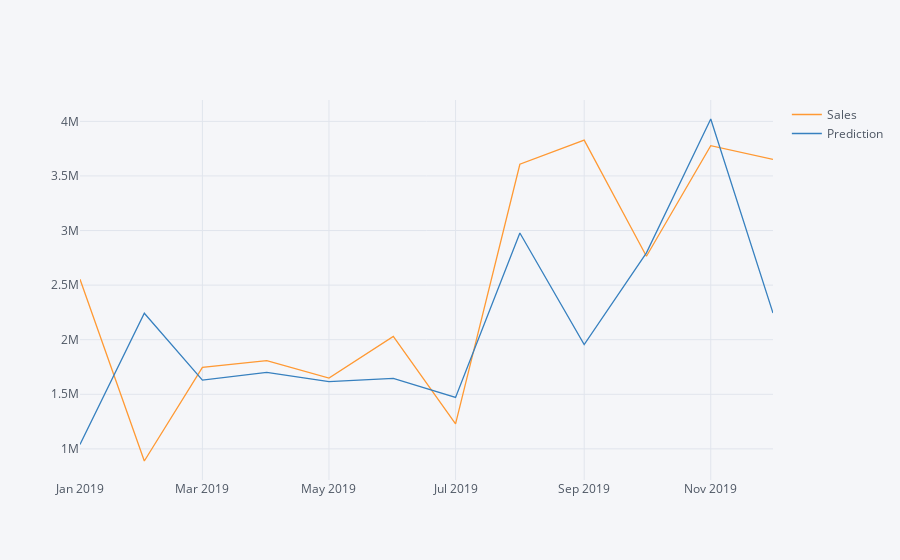
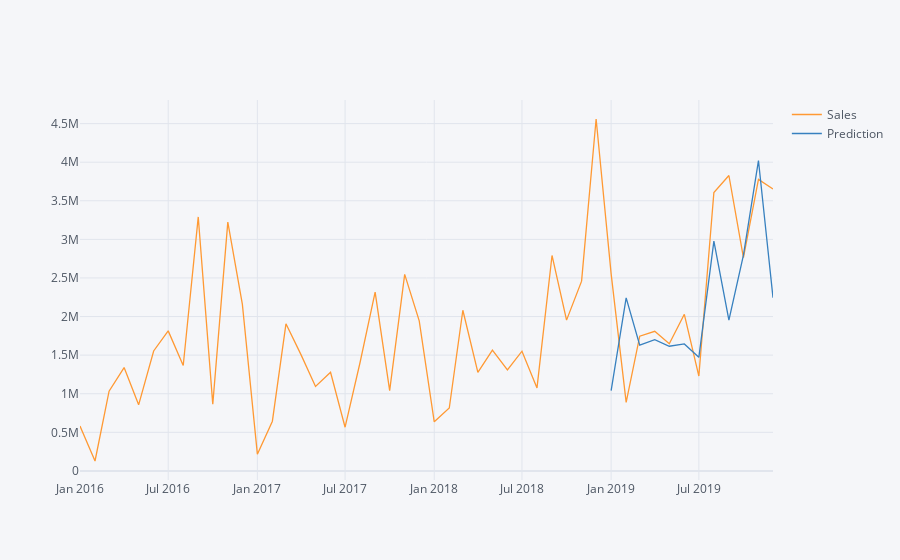
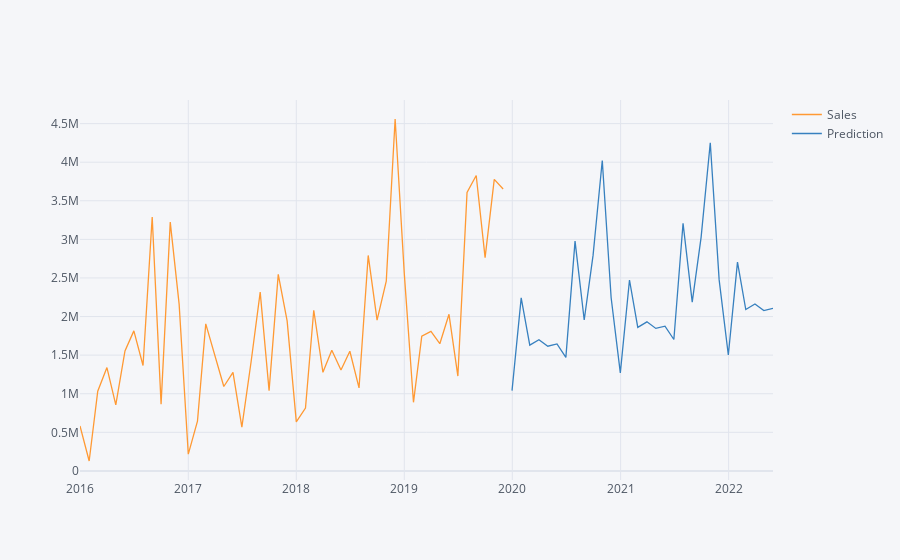

Notebook source saved alongside these figures, in order:
### Code cell
# def sales(sale_category):
#     x= sale_category

# sale_category = df.loc[df['Category'] == sale_category]
sale_category = df.loc[df["Category"] == "{}".format("Office Supplies")]
cols = ['Row ID', 'Customer ID', 'Segment', 'Product ID', 'Category', 'Sub-Category', 'Product Name', 'Quantity', 'Discount', 'Profit']
sale_category.drop(cols, axis=1, inplace=True)
sale_category = sale_category.sort_values('Order Date')

sale_category.isnull().sum()
sale_category= sale_category.groupby('Order Date')['Sales'].sum().reset_index()
sale_category = sale_category.set_index('Order Date')
sale_category=sale_category['Sales'].resample('MS').sum()
print(sale_category.head())

sale_category.head(100)
train = sale_category[:'2019-01-01']
train.head()
test= sale_category['2019-01-01':]

# train = sale_total[:'2017-01-01']
# train.head()
# test= sale_total['2017-01-01':]
plt.plot(train)
plt.plot(test)


stepwise_model = auto_arima(sale_category, start_p=0,start_q=0,
   max_p=2,max_d=2, max_q=2, m=12,
   start_P=0,start_Q=0, seasonal=True,
   d=0, D=1, trace=True,
   error_action='ignore',  
   suppress_warnings=True, 
   stepwise=True)
print(stepwise_model.aic())
print(stepwise_model.summary())

stepwise_model.fit(train)
future_forecast = stepwise_model.predict(n_periods=12)
print(len(test.index))
# This returns an array of predictions:
print(future_forecast)
future_forecast = pd.DataFrame(future_forecast,index = test.index,columns =
       ["Prediction"])
pd.concat([test,future_forecast],axis=1).iplot()
pd.concat([sale_category,future_forecast],axis=1).iplot()
future_forecast2 = stepwise_model.predict(n_periods=30)
#     This returns an array of predictions:
print(future_forecast2)
index = pd.date_range('2019-12-01', periods=30, freq='M')
future_forecast2 = pd.DataFrame(future_forecast2,index =index,columns =
       ["Prediction"])
pd.concat([sale_category,future_forecast2],axis=1).iplot()
print(sale_category)

#     if(x== "Furniture"):
#         furniture_pred=future_forecast2
#         return furniture_pred
#     elif(x=="Technology"):
#         tech_pred=future_forecast2
#         return tech_pred
#     else:
#         office_pred=future_forecast2
#         return office_pred

### Figure 1 — Plotly figure (JSON) as saved in the notebook; plotly's stock layout.template omitted (floating-point values rounded to 4 significant figures)
{"data": [{"line": {"color": "rgba(255, 153, 51, 1.0)", "dash": "solid", "shape": "linear", "width": 1.3}, "mode": "lines", "name": "Sales", "text": "", "type": "scatter", "x": ["2019-01-01", "2019-02-01", "2019-03-01", "2019-04-01", "2019-05-01", "2019-06-01", "2019-07-01", "2019-08-01", "2019-09-01", "2019-10-01", "2019-11-01", "2019-12-01"], "y": [2553000.0, 888900.0, 1746000.0, 1809000.0, 1648000.0, 2029000.0, 1229000.0, 3607000.0, 3828000.0, 2764000.0, 3777000.0, 3652000.0]}, {"line": {"color": "rgba(55, 128, 191, 1.0)", "dash": "solid", "shape": "linear", "width": 1.3}, "mode": "lines", "name": "Prediction", "text": "", "type": "scatter", "x": ["2019-01-01", "2019-02-01", "2019-03-01", "2019-04-01", "2019-05-01", "2019-06-01", "2019-07-01", "2019-08-01", "2019-09-01", "2019-10-01", "2019-11-01", "2019-12-01"], "y": [1040000.0, 2243000.0, 1629000.0, 1700000.0, 1616000.0, 1645000.0, 1472000.0, 2977000.0, 1955000.0, 2795000.0, 4022000.0, 2244000.0]}], "layout": {"legend": {"bgcolor": "#F5F6F9", "font": {"color": "#4D5663"}}, "paper_bgcolor": "#F5F6F9", "plot_bgcolor": "#F5F6F9", "title": {"font": {"color": "#4D5663"}}, "xaxis": {"gridcolor": "#E1E5ED", "showgrid": true, "tickfont": {"color": "#4D5663"}, "title": {"font": {"color": "#4D5663"}, "text": ""}, "zerolinecolor": "#E1E5ED"}, "yaxis": {"gridcolor": "#E1E5ED", "showgrid": true, "tickfont": {"color": "#4D5663"}, "title": {"font": {"color": "#4D5663"}, "text": ""}, "zerolinecolor": "#E1E5ED"}}}

### Figure 2 — Plotly figure (JSON) as saved in the notebook; plotly's stock layout.template omitted (floating-point values rounded to 4 significant figures)
{"data": [{"line": {"color": "rgba(255, 153, 51, 1.0)", "dash": "solid", "shape": "linear", "width": 1.3}, "mode": "lines", "name": "Sales", "text": "", "type": "scatter", "x": ["2016-01-01", "2016-02-01", "2016-03-01", "2016-04-01", "2016-05-01", "2016-06-01", "2016-07-01", "2016-08-01", "2016-09-01", "2016-10-01", "2016-11-01", "2016-12-01", "2017-01-01", "2017-02-01", "2017-03-01", "2017-04-01", "2017-05-01", "2017-06-01", "2017-07-01", "2017-08-01", "2017-09-01", "2017-10-01", "2017-11-01", "2017-12-01", "2018-01-01", "2018-02-01", "2018-03-01", "2018-04-01", "2018-05-01", "2018-06-01", "2018-07-01", "2018-08-01", "2018-09-01", "2018-10-01", "2018-11-01", "2018-12-01", "2019-01-01", "2019-02-01", "2019-03-01", "2019-04-01", "2019-05-01", "2019-06-01", "2019-07-01", "2019-08-01", "2019-09-01", "2019-10-01", "2019-11-01", "2019-12-01"], "y": [582100.0, 128600.0, 1033000.0, 1339000.0, 856300.0, 1554000.0, 1815000.0, 1366000.0, 3291000.0, 865300.0, 3224000.0, 2161000.0, 217100.0, 644200.0, 1906000.0, 1507000.0, 1094000.0, 1278000.0, 566400.0, 1408000.0, 2317000.0, 1041000.0, 2546000.0, 1944000.0, 636000.0, 815344, 2082000.0, 1278000.0, 1564000.0, 1308000.0, 1551000.0, 1075000.0, 2792000.0, 1954000.0, 2458000.0, 4560000.0, 2553000.0, 888900.0, 1746000.0, 1809000.0, 1648000.0, 2029000.0, 1229000.0, 3607000.0, 3828000.0, 2764000.0, 3777000.0, 3652000.0]}, {"line": {"color": "rgba(55, 128, 191, 1.0)", "dash": "solid", "shape": "linear", "width": 1.3}, "mode": "lines", "name": "Prediction", "text": "", "type": "scatter", "x": ["2016-01-01", "2016-02-01", "2016-03-01", "2016-04-01", "2016-05-01", "2016-06-01", "2016-07-01", "2016-08-01", "2016-09-01", "2016-10-01", "2016-11-01", "2016-12-01", "2017-01-01", "2017-02-01", "2017-03-01", "2017-04-01", "2017-05-01", "2017-06-01", "2017-07-01", "2017-08-01", "2017-09-01", "2017-10-01", "2017-11-01", "2017-12-01", "2018-01-01", "2018-02-01", "2018-03-01", "2018-04-01", "2018-05-01", "2018-06-01", "2018-07-01", "2018-08-01", "2018-09-01", "2018-10-01", "2018-11-01", "2018-12-01", "2019-01-01", "2019-02-01", "2019-03-01", "2019-04-01", "2019-05-01", "2019-06-01", "2019-07-01", "2019-08-01", "2019-09-01", "2019-10-01", "2019-11-01", "2019-12-01"], "y": ["", "", "", "", "", "", "", "", "", "", "", "", "", "", "", "", "", "", "", "", "", "", "", "", "", "", "", "", "", "", "", "", "", "", "", "", 1040000.0, 2243000.0, 1629000.0, 1700000.0, 1616000.0, 1645000.0, 1472000.0, 2977000.0, 1955000.0, 2795000.0, 4022000.0, 2244000.0]}], "layout": {"legend": {"bgcolor": "#F5F6F9", "font": {"color": "#4D5663"}}, "paper_bgcolor": "#F5F6F9", "plot_bgcolor": "#F5F6F9", "title": {"font": {"color": "#4D5663"}}, "xaxis": {"gridcolor": "#E1E5ED", "showgrid": true, "tickfont": {"color": "#4D5663"}, "title": {"font": {"color": "#4D5663"}, "text": ""}, "zerolinecolor": "#E1E5ED"}, "yaxis": {"gridcolor": "#E1E5ED", "showgrid": true, "tickfont": {"color": "#4D5663"}, "title": {"font": {"color": "#4D5663"}, "text": ""}, "zerolinecolor": "#E1E5ED"}}}

### Figure 3 — Plotly figure (JSON) as saved in the notebook; plotly's stock layout.template omitted (floating-point values rounded to 4 significant figures)
{"data": [{"line": {"color": "rgba(255, 153, 51, 1.0)", "dash": "solid", "shape": "linear", "width": 1.3}, "mode": "lines", "name": "Sales", "text": "", "type": "scatter", "x": ["2016-01-01", "2016-02-01", "2016-03-01", "2016-04-01", "2016-05-01", "2016-06-01", "2016-07-01", "2016-08-01", "2016-09-01", "2016-10-01", "2016-11-01", "2016-12-01", "2017-01-01", "2017-02-01", "2017-03-01", "2017-04-01", "2017-05-01", "2017-06-01", "2017-07-01", "2017-08-01", "2017-09-01", "2017-10-01", "2017-11-01", "2017-12-01", "2018-01-01", "2018-02-01", "2018-03-01", "2018-04-01", "2018-05-01", "2018-06-01", "2018-07-01", "2018-08-01", "2018-09-01", "2018-10-01", "2018-11-01", "2018-12-01", "2019-01-01", "2019-02-01", "2019-03-01", "2019-04-01", "2019-05-01", "2019-06-01", "2019-07-01", "2019-08-01", "2019-09-01", "2019-10-01", "2019-11-01", "2019-12-01", "2019-12-31", "2020-01-31", "2020-02-29", "2020-03-31", "2020-04-30", "2020-05-31", "2020-06-30", "2020-07-31", "2020-08-31", "2020-09-30", "2020-10-31", "2020-11-30", "2020-12-31", "2021-01-31", "2021-02-28", "2021-03-31", "2021-04-30", "2021-05-31", "2021-06-30", "2021-07-31", "2021-08-31", "2021-09-30", "2021-10-31", "2021-11-30", "2021-12-31", "2022-01-31", "2022-02-28", "2022-03-31", "2022-04-30", "2022-05-31"], "y": [582100.0, 128600.0, 1033000.0, 1339000.0, 856300.0, 1554000.0, 1815000.0, 1366000.0, 3291000.0, 865300.0, 3224000.0, 2161000.0, 217100.0, 644200.0, 1906000.0, 1507000.0, 1094000.0, 1278000.0, 566400.0, 1408000.0, 2317000.0, 1041000.0, 2546000.0, 1944000.0, 636000.0, 815344, 2082000.0, 1278000.0, 1564000.0, 1308000.0, 1551000.0, 1075000.0, 2792000.0, 1954000.0, 2458000.0, 4560000.0, 2553000.0, 888900.0, 1746000.0, 1809000.0, 1648000.0, 2029000.0, 1229000.0, 3607000.0, 3828000.0, 2764000.0, 3777000.0, 3652000.0, "", "", "", "", "", "", "", "", "", "", "", "", "", "", "", "", "", "", "", "", "", "", "", "", "", "", "", "", "", ""]}, {"line": {"color": "rgba(55, 128, 191, 1.0)", "dash": "solid", "shape": "linear", "width": 1.3}, "mode": "lines", "name": "Prediction", "text": "", "type": "scatter", "x": ["2016-01-01", "2016-02-01", "2016-03-01", "2016-04-01", "2016-05-01", "2016-06-01", "2016-07-01", "2016-08-01", "2016-09-01", "2016-10-01", "2016-11-01", "2016-12-01", "2017-01-01", "2017-02-01", "2017-03-01", "2017-04-01", "2017-05-01", "2017-06-01", "2017-07-01", "2017-08-01", "2017-09-01", "2017-10-01", "2017-11-01", "2017-12-01", "2018-01-01", "2018-02-01", "2018-03-01", "2018-04-01", "2018-05-01", "2018-06-01", "2018-07-01", "2018-08-01", "2018-09-01", "2018-10-01", "2018-11-01", "2018-12-01", "2019-01-01", "2019-02-01", "2019-03-01", "2019-04-01", "2019-05-01", "2019-06-01", "2019-07-01", "2019-08-01", "2019-09-01", "2019-10-01", "2019-11-01", "2019-12-01", "2019-12-31", "2020-01-31", "2020-02-29", "2020-03-31", "2020-04-30", "2020-05-31", "2020-06-30", "2020-07-31", "2020-08-31", "2020-09-30", "2020-10-31", "2020-11-30", "2020-12-31", "2021-01-31", "2021-02-28", "2021-03-31", "2021-04-30", "2021-05-31", "2021-06-30", "2021-07-31", "2021-08-31", "2021-09-30", "2021-10-31", "2021-11-30", "2021-12-31", "2022-01-31", "2022-02-28", "2022-03-31", "2022-04-30", "2022-05-31"], "y": ["", "", "", "", "", "", "", "", "", "", "", "", "", "", "", "", "", "", "", "", "", "", "", "", "", "", "", "", "", "", "", "", "", "", "", "", "", "", "", "", "", "", "", "", "", "", "", "", 1040000.0, 2243000.0, 1629000.0, 1700000.0, 1616000.0, 1645000.0, 1472000.0, 2977000.0, 1955000.0, 2795000.0, 4022000.0, 2244000.0, 1271000.0, 2474000.0, 1860000.0, 1931000.0, 1847000.0, 1876000.0, 1703000.0, 3208000.0, 2186000.0, 3026000.0, 4253000.0, 2475000.0, 1502000.0, 2705000.0, 2091000.0, 2163000.0, 2078000.0, 2107000.0]}], "layout": {"legend": {"bgcolor": "#F5F6F9", "font": {"color": "#4D5663"}}, "paper_bgcolor": "#F5F6F9", "plot_bgcolor": "#F5F6F9", "title": {"font": {"color": "#4D5663"}}, "xaxis": {"gridcolor": "#E1E5ED", "showgrid": true, "tickfont": {"color": "#4D5663"}, "title": {"font": {"color": "#4D5663"}, "text": ""}, "zerolinecolor": "#E1E5ED"}, "yaxis": {"gridcolor": "#E1E5ED", "showgrid": true, "tickfont": {"color": "#4D5663"}, "title": {"font": {"color": "#4D5663"}, "text": ""}, "zerolinecolor": "#E1E5ED"}}}
